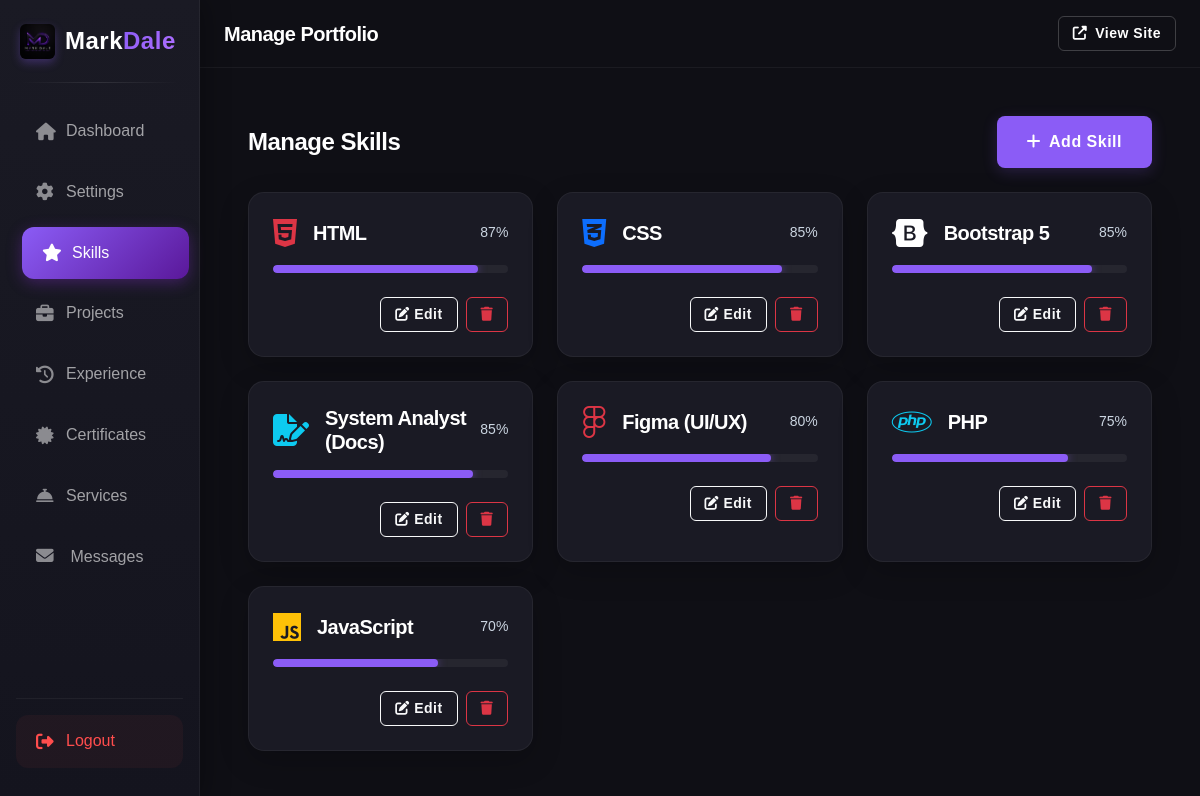
/admin/skills.php (signed in), run on the app's committed database.
### tables this page shows
CREATE TABLE `skills` (
  `id` int(11) NOT NULL,
  `name` varchar(100) DEFAULT NULL,
  `percentage` int(11) DEFAULT NULL,
  `icon` varchar(50) DEFAULT NULL,
  `image` varchar(255) DEFAULT ''
);

### admin/skills.php (the view, shortened to what this page needs)
<?php
require_once '../includes/db.php';
$stmt = $pdo->query("SELECT * FROM skills ORDER BY percentage DESC");
$skills = $stmt->fetchAll(PDO::FETCH_ASSOC);
require_once 'includes/header.php';
?>
<div class="d-flex flex-column flex-sm-row justify-content-between align-items-sm-center mb-4 gap-3">
    <h4 class="text-white fw-bold mb-0">Manage Skills</h4>
    <button class="btn btn-primary-custom btn-sm-lg" data-bs-toggle="modal" data-bs-target="#addModal">
        <i class="fas fa-plus me-2"></i>Add Skill
    </button>
</div>
<div class="row g-3 g-md-4">
    <?php foreach($skills as $skill): ?>
    <div class="col-12 col-md-6 col-lg-4">
        <div class="custom-card p-3 p-md-4 h-100">
            <div class="d-flex justify-content-between align-items-center mb-3">
                <div class="d-flex align-items-center gap-3">
                    <?php if(!empty($skill['image'])): ?>
                        <img src="../<?= htmlspecialchars($skill['image']) ?>" alt="<?= htmlspecialchars($skill['name']) ?>" style="width: 32px; height: 32px; object-fit: contain;">
                    <?php else: ?>
                        <i class="<?= htmlspecialchars($skill['icon']) ?> fa-2x"></i>
                    <?php endif; ?>
                    <h5 class="mb-0 text-white"><?= htmlspecialchars($skill['name']) ?></h5>
                </div>
                <span class="text-muted small"><?= htmlspecialchars($skill['percentage']) ?>%</span>
            </div>
            <div class="progress-custom mb-4">
                <div class="progress-bar-custom" style="width: <?= htmlspecialchars($skill['percentage']) ?>%"></div>
            </div>
            <div class="d-flex justify-content-end gap-2 mt-auto">
                <button class="btn btn-sm btn-outline-light edit-btn"
                        data-id="<?= $skill['id'] ?>"
                        data-name="<?= htmlspecialchars($skill['name']) ?>"
                        data-percentage="<?= htmlspecialchars($skill['percentage']) ?>"
                        data-icon="<?= htmlspecialchars($skill['icon']) ?>"
                        data-image="<?= htmlspecialchars($skill['image']) ?>"
                        data-bs-toggle="modal" data-bs-target="#editModal">
                    <i class="fas fa-edit"></i> Edit
                </button>
                <button type="button" class="btn btn-sm btn-outline-danger delete-btn" data-id="<?= $skill['id'] ?>"><i class="fas fa-trash"></i></button>
            </div>
        </div>
    </div>
    <?php endforeach; ?>
</div>
<?php require_once 'includes/footer.php'; ?>

### assets/css/style.css (style rules this page uses)
:root { --bg-color: #0f0f15; --surface-color: #1a1a24; --surface-light: #252533; --primary-color: #8b5cf6; --primary-hover: #a78bfa; --text-main: #ffffff; --text-muted: #cbd5e1; --font-family: 'Poppins', sans-serif; }
body { background-color: var(--bg-color); color: var(--text-main); font-family: var(--font-family); -webkit-font-smoothing: antialiased; font-size: 16px; line-height: 1.8; }
.text-muted { color: var(--text-muted) !important; }
h1, h2, h3, h4, h5, h6 { color: var(--text-main); font-weight: 600; letter-spacing: -0.5px; }
.btn { padding: 14px 30px; font-size: 1rem; font-weight: 600; border-radius: 8px; letter-spacing: 0.5px; }
.btn-sm { padding: 6px 14px !important; font-size: 0.875rem !important; border-radius: 6px !important; }
.btn-primary-custom { background-color: var(--primary-color); color: white; border: none; box-shadow: 0 4px 15px rgba(139, 92, 246, 0.2); }
.custom-card { background-color: var(--surface-color); border: 1px solid rgba(255, 255, 255, 0.05); border-radius: 16px; padding: 35px; transition: all 0.4s ease; box-shadow: 0 10px 30px rgba(0, 0, 0, 0.2); }
.progress-custom { background-color: rgba(255, 255, 255, 0.05); height: 8px; border-radius: 10px; overflow: hidden; margin-top: 15px; }
.progress-bar-custom { background-color: var(--primary-color); height: 100%; border-radius: 10px; box-shadow: 0 0 10px rgba(139, 92, 246, 0.5); }

### data on the page
skills: name "HTML", percentage "87"
skills: name "CSS", percentage "85"
skills: name "Bootstrap 5", percentage "85"
skills: name "System Analyst (Docs)", percentage "85"
skills: name "Figma (UI/UX)", percentage "80"
skills: name "PHP", percentage "75"
skills: name "JavaScript", percentage "70"
